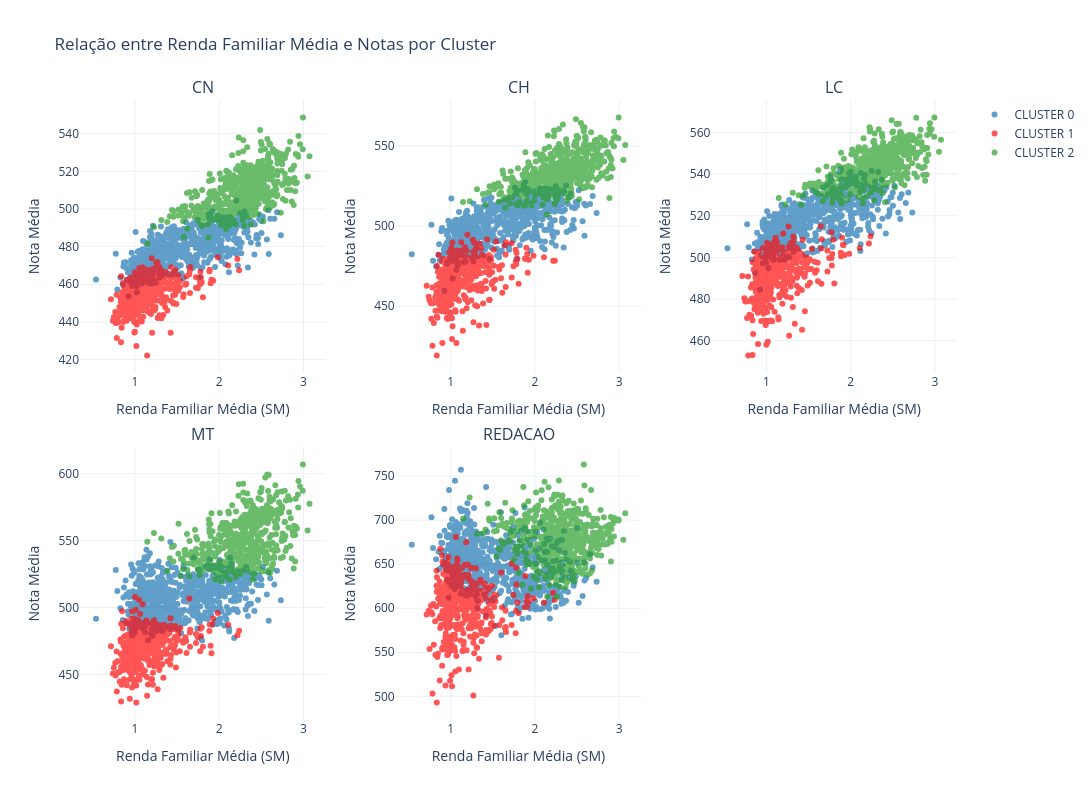

Notebook code for this chart:
### Code cell
renda_col = "RENDA_FAMILIAR_SM_MEDIA"

titulos = [c.replace("NU_NOTA_", "").replace("_MEDIA", "") for c in colunas_notas]

fig = make_subplots(
    rows=2,
    cols=3,
    subplot_titles=titulos + [""],
    horizontal_spacing=0.08,
    vertical_spacing=0.12
)

for i, coluna in enumerate(colunas_notas):
    row = i // 3 + 1
    col = i % 3 + 1

    for cluster in sorted(df["CLUSTER"].unique()):
        dados = df[df["CLUSTER"] == cluster]

        fig.add_trace(
            go.Scatter(
                x=dados[renda_col],
                y=dados[coluna],
                mode="markers",
                marker=dict(size=6, color=cores_cluster.get(cluster)),
                opacity=0.7,
                name=f"CLUSTER {cluster}",
                showlegend=(i == 0),

                customdata=dados[["NO_MUNICIPIO_PROVA", "UF"]],
                hovertemplate=(
                    "Município: %{customdata[0]} (%{customdata[1]})<br>"
                    "Renda: %{x:.2f}<br>"
                    "Nota: %{y:.2f}<br>"
                    "Cluster: " + str(cluster) +
                    "<extra></extra>"
                )
            ),
            row=row,
            col=col
        )

    fig.update_xaxes(title_text="Renda Familiar Média (SM)", row=row, col=col)
    fig.update_yaxes(title_text="Nota Média", row=row, col=col)

fig.update_layout(
    title="Relação entre Renda Familiar Média e Notas por Cluster",
    height=800,
    width=1200,
    template="plotly_white"
)

fig.show()

### Figure 1 — Plotly figure (JSON) as saved in the notebook; plotly's stock layout.template omitted (floating-point values rounded to 4 significant figures; data arrays with more than 128 entries replaced by an {"elided": "..."} marker saying what was removed)
{"data": [{"customdata": {"elided": "740x2 str values"}, "hovertemplate": "Município: %{customdata[0]} (%{customdata[1]})<br>Renda: %{x:.2f}<br>Nota: %{y:.2f}<br>Cluster: 0<extra></extra>", "marker": {"color": "#1f77b4", "size": 6}, "mode": "markers", "name": "CLUSTER 0", "opacity": 0.7, "showlegend": true, "type": "scatter", "x": {"elided": "740 float values"}, "xaxis": "x", "y": {"elided": "740 float values"}, "yaxis": "y"}, {"customdata": {"elided": "444x2 str values"}, "hovertemplate": "Município: %{customdata[0]} (%{customdata[1]})<br>Renda: %{x:.2f}<br>Nota: %{y:.2f}<br>Cluster: 1<extra></extra>", "marker": {"color": "#ff0e0e", "size": 6}, "mode": "markers", "name": "CLUSTER 1", "opacity": 0.7, "showlegend": true, "type": "scatter", "x": {"elided": "444 float values"}, "xaxis": "x", "y": {"elided": "444 float values"}, "yaxis": "y"}, {"customdata": {"elided": "533x2 str values"}, "hovertemplate": "Município: %{customdata[0]} (%{customdata[1]})<br>Renda: %{x:.2f}<br>Nota: %{y:.2f}<br>Cluster: 2<extra></extra>", "marker": {"color": "#2ca02c", "size": 6}, "mode": "markers", "name": "CLUSTER 2", "opacity": 0.7, "showlegend": true, "type": "scatter", "x": {"elided": "533 float values"}, "xaxis": "x", "y": {"elided": "533 float values"}, "yaxis": "y"}, {"customdata": {"elided": "740x2 str values"}, "hovertemplate": "Município: %{customdata[0]} (%{customdata[1]})<br>Renda: %{x:.2f}<br>Nota: %{y:.2f}<br>Cluster: 0<extra></extra>", "marker": {"color": "#1f77b4", "size": 6}, "mode": "markers", "name": "CLUSTER 0", "opacity": 0.7, "showlegend": false, "type": "scatter", "x": {"elided": "740 float values"}, "xaxis": "x2", "y": {"elided": "740 float values"}, "yaxis": "y2"}, {"customdata": {"elided": "444x2 str values"}, "hovertemplate": "Município: %{customdata[0]} (%{customdata[1]})<br>Renda: %{x:.2f}<br>Nota: %{y:.2f}<br>Cluster: 1<extra></extra>", "marker": {"color": "#ff0e0e", "size": 6}, "mode": "markers", "name": "CLUSTER 1", "opacity": 0.7, "showlegend": false, "type": "scatter", "x": {"elided": "444 float values"}, "xaxis": "x2", "y": {"elided": "444 float values"}, "yaxis": "y2"}, {"customdata": {"elided": "533x2 str values"}, "hovertemplate": "Município: %{customdata[0]} (%{customdata[1]})<br>Renda: %{x:.2f}<br>Nota: %{y:.2f}<br>Cluster: 2<extra></extra>", "marker": {"color": "#2ca02c", "size": 6}, "mode": "markers", "name": "CLUSTER 2", "opacity": 0.7, "showlegend": false, "type": "scatter", "x": {"elided": "533 float values"}, "xaxis": "x2", "y": {"elided": "533 float values"}, "yaxis": "y2"}, {"customdata": {"elided": "740x2 str values"}, "hovertemplate": "Município: %{customdata[0]} (%{customdata[1]})<br>Renda: %{x:.2f}<br>Nota: %{y:.2f}<br>Cluster: 0<extra></extra>", "marker": {"color": "#1f77b4", "size": 6}, "mode": "markers", "name": "CLUSTER 0", "opacity": 0.7, "showlegend": false, "type": "scatter", "x": {"elided": "740 float values"}, "xaxis": "x3", "y": {"elided": "740 float values"}, "yaxis": "y3"}, {"customdata": {"elided": "444x2 str values"}, "hovertemplate": "Município: %{customdata[0]} (%{customdata[1]})<br>Renda: %{x:.2f}<br>Nota: %{y:.2f}<br>Cluster: 1<extra></extra>", "marker": {"color": "#ff0e0e", "size": 6}, "mode": "markers", "name": "CLUSTER 1", "opacity": 0.7, "showlegend": false, "type": "scatter", "x": {"elided": "444 float values"}, "xaxis": "x3", "y": {"elided": "444 float values"}, "yaxis": "y3"}, {"customdata": {"elided": "533x2 str values"}, "hovertemplate": "Município: %{customdata[0]} (%{customdata[1]})<br>Renda: %{x:.2f}<br>Nota: %{y:.2f}<br>Cluster: 2<extra></extra>", "marker": {"color": "#2ca02c", "size": 6}, "mode": "markers", "name": "CLUSTER 2", "opacity": 0.7, "showlegend": false, "type": "scatter", "x": {"elided": "533 float values"}, "xaxis": "x3", "y": {"elided": "533 float values"}, "yaxis": "y3"}, {"customdata": {"elided": "740x2 str values"}, "hovertemplate": "Município: %{customdata[0]} (%{customdata[1]})<br>Renda: %{x:.2f}<br>Nota: %{y:.2f}<br>Cluster: 0<extra></extra>", "marker": {"color": "#1f77b4", "size": 6}, "mode": "markers", "name": "CLUSTER 0", "opacity": 0.7, "showlegend": false, "type": "scatter", "x": {"elided": "740 float values"}, "xaxis": "x4", "y": {"elided": "740 float values"}, "yaxis": "y4"}, {"customdata": {"elided": "444x2 str values"}, "hovertemplate": "Município: %{customdata[0]} (%{customdata[1]})<br>Renda: %{x:.2f}<br>Nota: %{y:.2f}<br>Cluster: 1<extra></extra>", "marker": {"color": "#ff0e0e", "size": 6}, "mode": "markers", "name": "CLUSTER 1", "opacity": 0.7, "showlegend": false, "type": "scatter", "x": {"elided": "444 float values"}, "xaxis": "x4", "y": {"elided": "444 float values"}, "yaxis": "y4"}, {"customdata": {"elided": "533x2 str values"}, "hovertemplate": "Município: %{customdata[0]} (%{customdata[1]})<br>Renda: %{x:.2f}<br>Nota: %{y:.2f}<br>Cluster: 2<extra></extra>", "marker": {"color": "#2ca02c", "size": 6}, "mode": "markers", "name": "CLUSTER 2", "opacity": 0.7, "showlegend": false, "type": "scatter", "x": {"elided": "533 float values"}, "xaxis": "x4", "y": {"elided": "533 float values"}, "yaxis": "y4"}, {"customdata": {"elided": "740x2 str values"}, "hovertemplate": "Município: %{customdata[0]} (%{customdata[1]})<br>Renda: %{x:.2f}<br>Nota: %{y:.2f}<br>Cluster: 0<extra></extra>", "marker": {"color": "#1f77b4", "size": 6}, "mode": "markers", "name": "CLUSTER 0", "opacity": 0.7, "showlegend": false, "type": "scatter", "x": {"elided": "740 float values"}, "xaxis": "x5", "y": {"elided": "740 float values"}, "yaxis": "y5"}, {"customdata": {"elided": "444x2 str values"}, "hovertemplate": "Município: %{customdata[0]} (%{customdata[1]})<br>Renda: %{x:.2f}<br>Nota: %{y:.2f}<br>Cluster: 1<extra></extra>", "marker": {"color": "#ff0e0e", "size": 6}, "mode": "markers", "name": "CLUSTER 1", "opacity": 0.7, "showlegend": false, "type": "scatter", "x": {"elided": "444 float values"}, "xaxis": "x5", "y": {"elided": "444 float values"}, "yaxis": "y5"}, {"customdata": {"elided": "533x2 str values"}, "hovertemplate": "Município: %{customdata[0]} (%{customdata[1]})<br>Renda: %{x:.2f}<br>Nota: %{y:.2f}<br>Cluster: 2<extra></extra>", "marker": {"color": "#2ca02c", "size": 6}, "mode": "markers", "name": "CLUSTER 2", "opacity": 0.7, "showlegend": false, "type": "scatter", "x": {"elided": "533 float values"}, "xaxis": "x5", "y": {"elided": "533 float values"}, "yaxis": "y5"}], "layout": {"annotations": [{"font": {"size": 16}, "showarrow": false, "text": "CN", "x": 0.14, "xanchor": "center", "xref": "paper", "y": 1, "yanchor": "bottom", "yref": "paper"}, {"font": {"size": 16}, "showarrow": false, "text": "CH", "x": 0.5, "xanchor": "center", "xref": "paper", "y": 1, "yanchor": "bottom", "yref": "paper"}, {"font": {"size": 16}, "showarrow": false, "text": "LC", "x": 0.86, "xanchor": "center", "xref": "paper", "y": 1, "yanchor": "bottom", "yref": "paper"}, {"font": {"size": 16}, "showarrow": false, "text": "MT", "x": 0.14, "xanchor": "center", "xref": "paper", "y": 0.44, "yanchor": "bottom", "yref": "paper"}, {"font": {"size": 16}, "showarrow": false, "text": "REDACAO", "x": 0.5, "xanchor": "center", "xref": "paper", "y": 0.44, "yanchor": "bottom", "yref": "paper"}], "height": 800, "title": {"text": "Relação entre Renda Familiar Média e Notas por Cluster"}, "width": 1200, "xaxis": {"anchor": "y", "domain": [0, 0.28], "title": {"text": "Renda Familiar Média (SM)"}}, "xaxis2": {"anchor": "y2", "domain": [0.36, 0.64], "title": {"text": "Renda Familiar Média (SM)"}}, "xaxis3": {"anchor": "y3", "domain": [0.72, 1], "title": {"text": "Renda Familiar Média (SM)"}}, "xaxis4": {"anchor": "y4", "domain": [0, 0.28], "title": {"text": "Renda Familiar Média (SM)"}}, "xaxis5": {"anchor": "y5", "domain": [0.36, 0.64], "title": {"text": "Renda Familiar Média (SM)"}}, "xaxis6": {"anchor": "y6", "domain": [0.72, 1]}, "yaxis": {"anchor": "x", "domain": [0.56, 1], "title": {"text": "Nota Média"}}, "yaxis2": {"anchor": "x2", "domain": [0.56, 1], "title": {"text": "Nota Média"}}, "yaxis3": {"anchor": "x3", "domain": [0.56, 1], "title": {"text": "Nota Média"}}, "yaxis4": {"anchor": "x4", "domain": [0, 0.44], "title": {"text": "Nota Média"}}, "yaxis5": {"anchor": "x5", "domain": [0, 0.44], "title": {"text": "Nota Média"}}, "yaxis6": {"anchor": "x6", "domain": [0, 0.44]}}}
